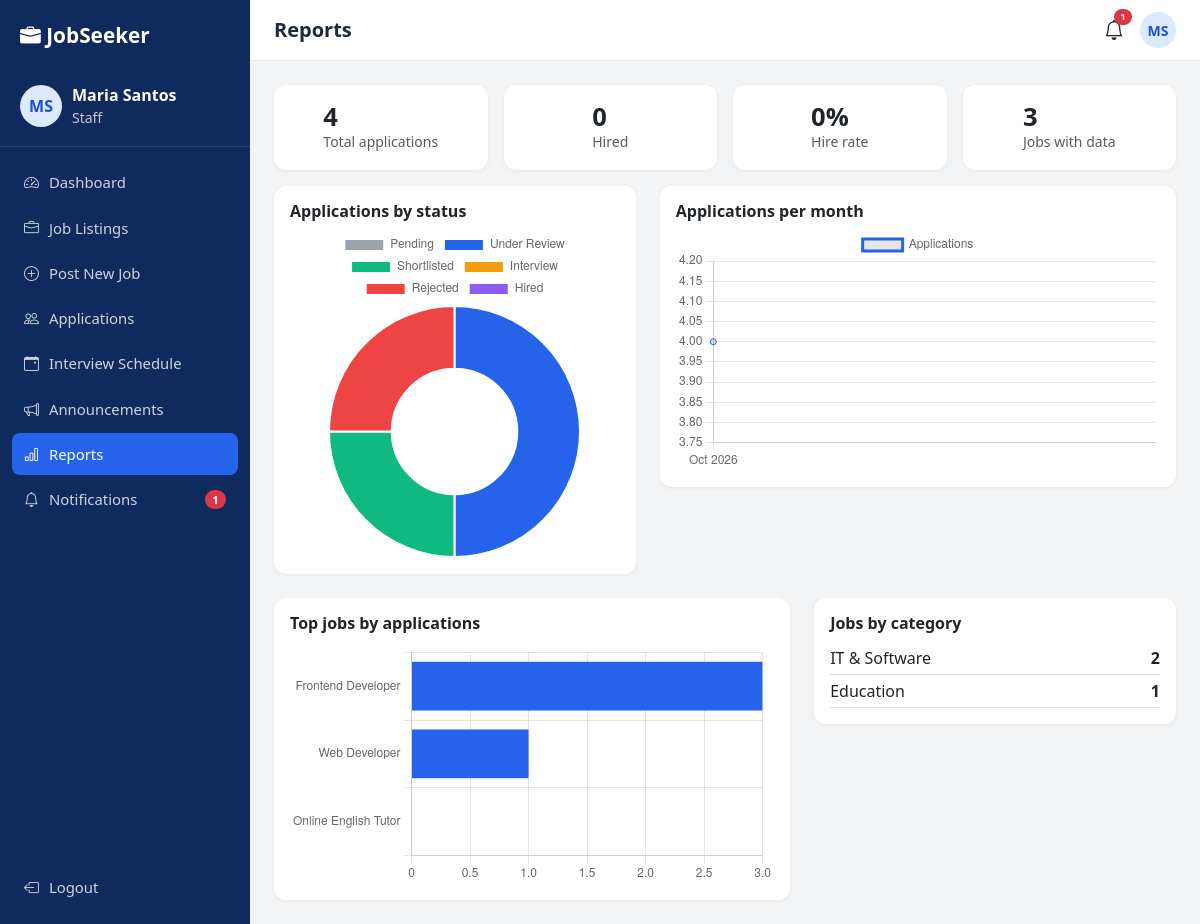
The page /admin/reports.php (signed in) on the database its author committed.
### tables this page shows
CREATE TABLE user_profiles (
  id INT AUTO_INCREMENT PRIMARY KEY,
  user_id INT NOT NULL UNIQUE,
  phone VARCHAR(30), location VARCHAR(100), headline VARCHAR(150), skills VARCHAR(255), bio TEXT,
  profile_picture VARCHAR(255), resume VARCHAR(255),
  created_at TIMESTAMP DEFAULT CURRENT_TIMESTAMP,
  updated_at TIMESTAMP DEFAULT CURRENT_TIMESTAMP ON UPDATE CURRENT_TIMESTAMP,
  FOREIGN KEY (user_id) REFERENCES users(id) ON DELETE CASCADE
);

CREATE TABLE users (
  id INT AUTO_INCREMENT PRIMARY KEY,
  full_name VARCHAR(120) NOT NULL,
  username VARCHAR(50) NOT NULL UNIQUE,
  email VARCHAR(150) NOT NULL UNIQUE,
  password VARCHAR(255) NOT NULL,
  role ENUM('seeker','staff','admin') NOT NULL DEFAULT 'seeker',
  status ENUM('active','inactive') NOT NULL DEFAULT 'active',
  failed_attempts TINYINT NOT NULL DEFAULT 0,
  locked_until DATETIME NULL,
  last_login DATETIME NULL,
  created_at TIMESTAMP DEFAULT CURRENT_TIMESTAMP,
  updated_at TIMESTAMP DEFAULT CURRENT_TIMESTAMP ON UPDATE CURRENT_TIMESTAMP,
  INDEX idx_role (role), INDEX idx_status (status)
);

### admin/reports.php (called while the page is built)
<?php
require __DIR__ . "/../staff/reports.php";

### includes/auth.php (called while the page is built, shortened)
<?php
require_once __DIR__ . '/functions.php';
function user() {
    static $u = null;
    if ($u === null && !empty($_SESSION['uid']))
        $u = row('SELECT u.*, p.profile_picture FROM users u LEFT JOIN user_profiles p ON p.user_id=u.id WHERE u.id=?', [$_SESSION['uid']]) ?: false;
    return $u ?: null;
}
function require_role(...$roles) {
    $u = user();
    return $u;
}
function unread_count() { return (int)val('SELECT COUNT(*) FROM notifications WHERE user_id=? AND is_read=0', [$_SESSION['uid'] ?? 0]); }

### includes/functions.php (the view, shortened to what this page needs)
<?php
require_once __DIR__ . '/../config/config.php';
function e($v) { return htmlspecialchars((string)$v, ENT_QUOTES, 'UTF-8'); }
function url($p = '') { return BASE_URL . '/' . ltrim($p, '/'); }
function q($sql, $p = []) { global $pdo; $s = $pdo->prepare($sql); $s->execute($p); return $s; }
function row($sql, $p = []) { return q($sql, $p)->fetch(); }
function val($sql, $p = []) { return q($sql, $p)->fetchColumn(); }
function initials($n) { $p = preg_split('/\s+/', trim($n)); return strtoupper(substr($p[0], 0, 1) . (isset($p[1]) ? substr($p[1], 0, 1) : '')); }
function avatar($u, $size = 40) {
    return '<span class="avatar avatar-i" style="width:' . $size . 'px;height:' . $size . 'px;font-size:' . round($size / 2.6) . 'px">' . e(initials($u['full_name'])) . '</span>';
}
    ob_start(); ?>
    <?php return ob_get_clean();
function chart_script($js) { global $extraJs; $extraJs = '<script src="https://cdn.jsdelivr.net/npm/chart.js@4.4.1/dist/chart.umd.min.js"></script><script>' . $js . '</script>'; }

### includes/sidebar.php (shortened to what this page needs)
<?php
$self = basename($_SERVER['SCRIPT_NAME']);
$su = user();
$menus = [
 'seeker' => [['dashboard.php','speedometer2','Dashboard'],['browse-jobs.php','search','Find Jobs'],['my-applications.php','file-earmark-text','My Applications'],['profile.php','person','Profile'],['saved-jobs.php','heart','Saved Jobs'],['notifications.php','bell','Notifications']],
 'staff'  => [['dashboard.php','speedometer2','Dashboard'],['jobs.php','briefcase','Job Listings'],['add-job.php','plus-circle','Post New Job'],['applications.php','people','Applications'],['interviews.php','calendar-event','Interview Schedule'],['announcements.php','megaphone','Announcements'],['reports.php','bar-chart','Reports'],['../notifications.php','bell','Notifications']],
 'admin'  => [['dashboard.php','speedometer2','Dashboard'],['users.php','people','Users Management'],['staff.php','person-badge','Staff Management'],['jobs.php','briefcase','Job Listings'],['applications.php','file-earmark-text','Applications'],['companies.php','building','Companies'],['categories.php','tags','Categories'],['announcements.php','megaphone','Announcements'],['reports.php','bar-chart','Reports'],['logs.php','clock-history','Activity Logs'],['settings.php','gear','System Settings'],['../notifications.php','bell','Notifications']],
];
$role = $su['role'];
$base = url($role . '/');
$roleLabel = ['seeker' => 'Job Seeker', 'staff' => 'Staff', 'admin' => 'Administrator'][$role];
$unread = unread_count();
?>
<div class="dash-wrap">
  <aside class="sidebar" id="sidebar">
    <a href="<?= url('index.php') ?>" class="side-brand"><i class="bi bi-briefcase-fill"></i> JobSeeker</a>
    <div class="side-user">
      <?= avatar($su, 42) ?>
      <div class="min-w-0"><div class="fw-semibold text-truncate"><?= e($su['full_name']) ?></div><div class="small opacity-75"><?= $roleLabel ?></div></div>
    </div>
    <nav class="side-nav">
      <?php foreach ($menus[$role] as [$mf, $mi, $ml]):
        $active = ($self === basename($mf)) || ($self === 'edit-job.php' && $mf === 'jobs.php'); ?>
        <a href="<?= $base . $mf ?>" class="<?= $active ? 'active' : '' ?>"><i class="bi bi-<?= $mi ?>"></i> <?= $ml ?>
          <?php if ($mf === '../notifications.php' || $mf === 'notifications.php'): ?><span class="badge bg-danger rounded-pill ms-auto js-notif-badge" <?= $unread ? '' : 'hidden' ?>><?= $unread ?></span><?php endif; ?></a>
      <?php endforeach; ?>
    </nav>
    <a href="<?= url('logout.php') ?>" class="side-logout"><i class="bi bi-box-arrow-left"></i> Logout</a>
  </aside>
  <div class="dash-main">
    <header class="topbar">
      <h5 class="mb-0 fw-semibold"><?= e($pageTitle ?? 'Dashboard') ?></h5>
      <div class="ms-auto d-flex align-items-center gap-3">
        <a href="<?= url($role === 'seeker' ? 'seeker/notifications.php' : 'notifications.php') ?>" class="position-relative text-dark fs-5"><i class="bi bi-bell"></i>
          <span class="badge bg-danger rounded-pill notif-dot js-notif-badge" <?= $unread ? '' : 'hidden' ?>><?= $unread ?></span></a>
        <?= avatar($su, 36) ?>
      </div>
    </header>
    <main class="dash-content">

### assets/css/style.css (style rules this page uses)
:root { --primary:#2563EB;--primary-dark:#1d4ed8;--navy:#0f2a5c;--navy2:#143570;--success:#10B981;--warning:#F59E0B;--danger:#EF4444;--gray:#6B7280;--bg:#F3F4F6 }
body { font-family:'Segoe UI',system-ui,-apple-system,Roboto,sans-serif;background:#fff;color:#1f2937 }
.layout-dash { background:var(--bg) }
.min-w-0 { min-width:0 }
.dash-wrap { display:flex;min-height:100vh }
.sidebar { width:250px;background:var(--navy);color:#fff;display:flex;flex-direction:column;position:fixed;top:0;bottom:0;left:0;z-index:1040;transition:transform .25s }
.side-brand { color:#fff;text-decoration:none;font-weight:800;font-size:1.3rem;padding:20px }
.side-user { display:flex;gap:10px;align-items:center;padding:12px 20px 18px;border-bottom:1px solid rgba(255,255,255,.1) }
.side-nav { padding:14px 12px;flex:1;overflow-y:auto }
.side-nav a,.side-logout { display:flex;align-items:center;gap:10px;color:rgba(255,255,255,.8);text-decoration:none;padding:10px 12px;border-radius:8px;margin-bottom:3px;font-size:.93rem }
.side-nav a.active { background:var(--primary);color:#fff }
.side-logout { margin:0 12px 16px }
.dash-main { flex:1;margin-left:250px;min-width:0 }
.topbar { background:#fff;display:flex;align-items:center;gap:12px;padding:12px 24px;position:sticky;top:0;z-index:1020;border-bottom:1px solid #e5e7eb }
.dash-content { padding:24px }
.notif-dot { position:absolute;top:-6px;right:-8px;font-size:.6rem }
.avatar { border-radius:50%;object-fit:cover }
.avatar-i { display:inline-flex;align-items:center;justify-content:center;background:#dbeafe;color:var(--primary-dark);font-weight:700;flex-shrink:0 }

### rows shown on the page
user_profiles: user.full_name "MS MS", user.full_name "Maria Santos", user.role "Staff"

### other values the page prints
$ml "Dashboard"
$ml "Job Listings"
$ml "Post New Job"
$ml "Applications"
$ml "Interview Schedule"
$ml "Announcements"
$ml "Reports"
$ml "Notifications"
$unread "1"
$pageTitle "Reports"
array_sum($sv) "4"
$byStatus['Hired'] "0"
$hireRate "0"
count($byJob) "3"
$c['cname'] "IT & Software"
